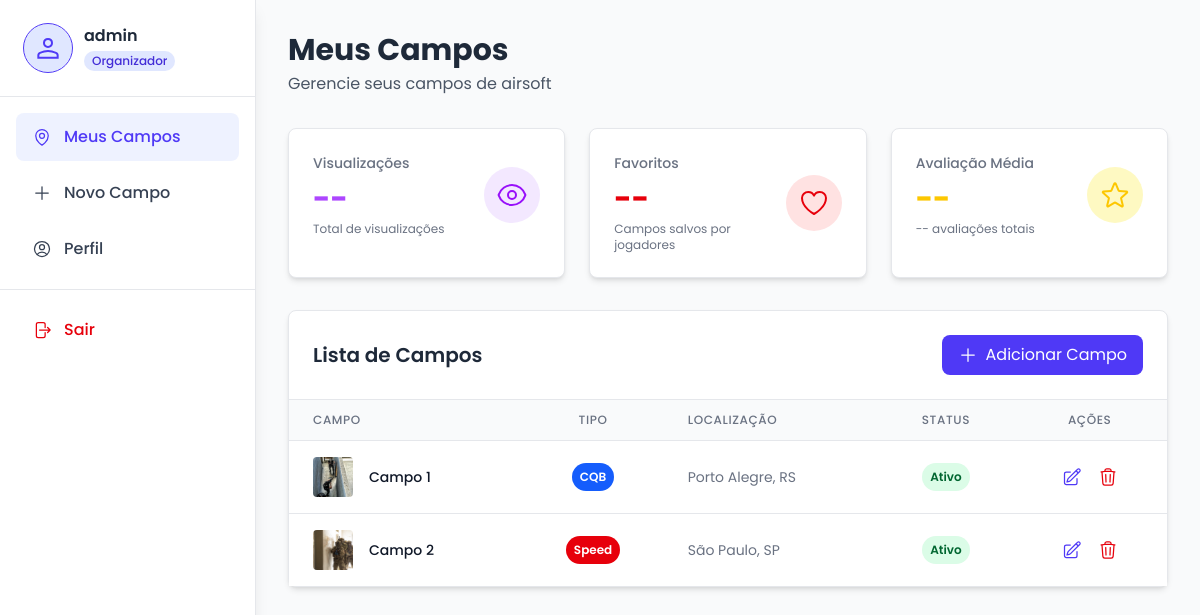
The page /organizador/painel/meus_campos/ (signed in) on the database as committed earlier.
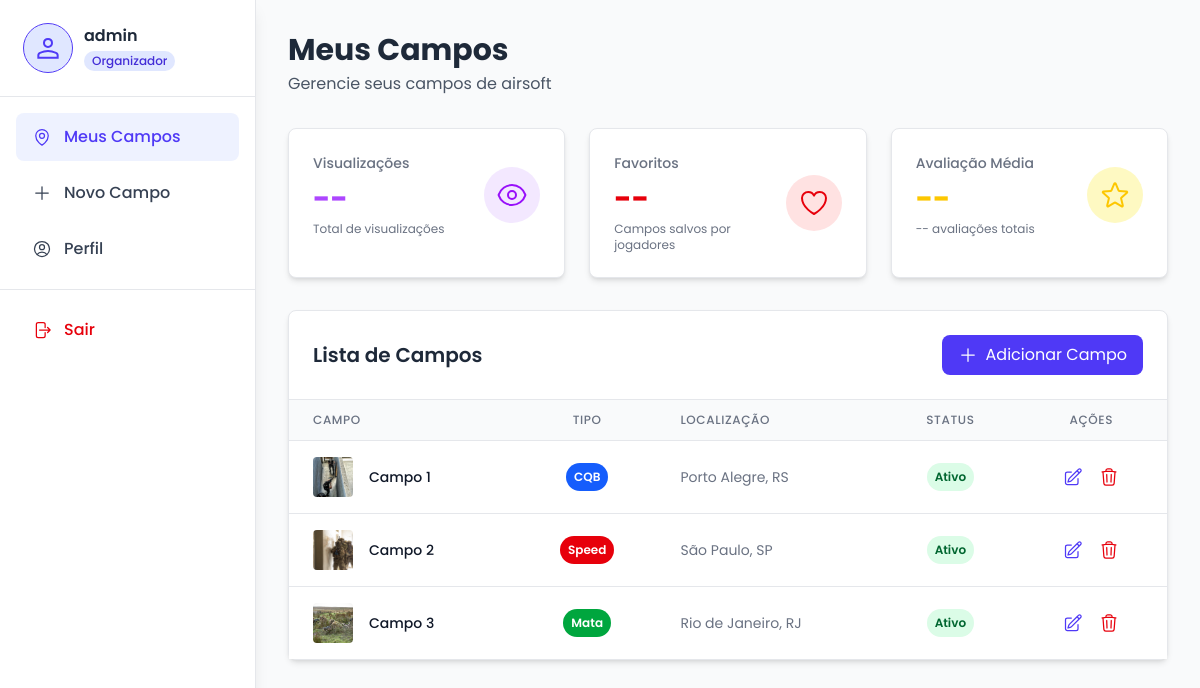
The same page on the database as committed later.
### fields/models.py (models this page shows, shortened)
class Field(models.Model):
    FIELD_TYPE_CHOICES = [
        ('CQB', 'CQB'),
        ('MATA', 'Mata'),
        ('MISTO', 'Misto'),
        ('SPEED', 'Speed'),
    ]
    field_name = models.CharField(max_length=200, verbose_name="Nome do campo", blank=False, null=False)
    field_type = models.CharField(max_length=10, choices=FIELD_TYPE_CHOICES, verbose_name="Tipo de Campo", blank=False, null=False)
    address = models.TextField(verbose_name="Endereço", blank=False, null=False)
    state = models.CharField(max_length=100, verbose_name="Estado", blank=False, null=False)
    state_abbreviation = models.CharField(max_length=2, verbose_name="Abreviação do Estado", blank=False, null=False)
    city = models.CharField(max_length=100, verbose_name="Cidade", blank=False, null=False)
    phone = models.CharField(validators=[
        MinLengthValidator(15),
        MaxLengthValidator(15)],
        verbose_name="Telefone", blank=False, null=False)
    description = models.TextField(validators=[MinLengthValidator(60)], verbose_name="Descrição", blank=False, null=False)
    operating_hours = models.TextField(verbose_name="Horário de funcionamento", blank=False, null=False)
    visible = models.BooleanField(default=True, verbose_name="Visível", blank=False, null=False)
    organizer = models.ForeignKey(settings.AUTH_USER_MODEL, on_delete=models.CASCADE, verbose_name="Organizador", blank=False, null=False)
    class Meta:
        verbose_name = "Campo"
        verbose_name_plural = "Campos"
        constraints = [
            models.CheckConstraint(check=~Q(field_name=''), name='field_field_name_not_empty'),
            models.CheckConstraint(check=~Q(address=''), name='field_address_not_empty'),
            models.CheckConstraint(check=~Q(state=''), name='field_state_not_empty'),
            models.CheckConstraint(check=~Q(state_abbreviation=''), name='field_state_abbrev_not_empty'),
            models.CheckConstraint(check=~Q(city=''), name='field_city_not_empty'),
            models.CheckConstraint(check=~Q(phone=''), name='field_phone_not_empty'),
            models.CheckConstraint(check=~Q(description=''), name='field_description_not_empty'),
            models.CheckConstraint(check=~Q(operating_hours=''), name='field_operating_hours_not_empty'),
        ]

class FieldPhoto(models.Model):
    field = models.ForeignKey(Field, on_delete=models.CASCADE, related_name='photos', verbose_name="Campo", blank=False, null=False)
    photo = models.ImageField(upload_to='field_photos/', verbose_name="Foto", blank=False, null=False)
    class Meta:
        verbose_name = "Foto do campo"
        verbose_name_plural = "Fotos dos campos"

### organizers/views/organizer_area.py (the view)
@login_required()
def my_fields(request):
    user_fields = Field.objects.filter(organizer=request.user)
    return render(request, "organizers/organizer_area/my_fields.html", {'user_fields': user_fields})

### organizers/templates/organizers/organizer_area/my_fields.html (shortened to what the changed rows need)
{% extends "organizers/organizer_area/base.html" %}
{% load static %}
{% block content %}
<main class="lg:ml-64 min-h-screen p-4 md:p-8">
  <header class="mb-8 mt-12 lg:mt-0 flex flex-row justify-between items-center">
    <div>
      <h1 class="text-2xl md:text-3xl font-bold text-gray-800">Meus Campos</h1>
    </div>
  </header>
  <div class="bg-white rounded-lg shadow-md border border-gray-200">
    <div
      class="p-6 border-b border-gray-200 flex flex-col sm:flex-row sm:items-center sm:justify-between gap-4"
    >
      <h2 class="text-xl font-semibold text-gray-800">Lista de Campos</h2>
    </div>
    <div class="overflow-x-auto">
      <table class="w-full">
        <thead class="bg-gray-50 border-b border-gray-200">
          <tr>
            <th
              class="px-6 py-3 text-left text-xs font-medium text-gray-500 uppercase tracking-wider"
            >
              Campo
            </th>
            <th
              class="px-6 py-3 text-center text-xs font-medium text-gray-500 uppercase tracking-wider"
            >
              Tipo
            </th>
            <th
              class="px-6 py-3 text-left text-xs font-medium text-gray-500 uppercase tracking-wider"
            >
              Localização
            </th>
            <th
              class="px-6 py-3 text-center text-xs font-medium text-gray-500 uppercase tracking-wider"
            >
              Status
            </th>
            <th
              class="px-6 py-3 text-center text-xs font-medium text-gray-500 uppercase tracking-wider"
            >
              Ações
            </th>
          </tr>
        </thead>
        <tbody class="bg-white divide-y divide-gray-200">
          {% if user_fields %}
            {% for field in user_fields %}
              <tr class="hover:bg-gray-50 transition-colors">
                <td class="px-6 py-4 whitespace-nowrap">
                  <div class="flex items-center">
                    <img
                      class="h-10 w-10 rounded object-cover"
                      src="{{ field.photos.first.photo.url }}"
                      alt="Campo"
                    />
                    <div class="ml-4">
                      <div class="text-sm font-medium text-gray-900">
                        {{ field.field_name }}
                      </div>
                    </div>
                  </div>
                </td>
                <td class="px-6 py-4 whitespace-nowrap text-center">
                  <span
                    class="px-2 py-1 inline-flex text-xs leading-5 font-semibold rounded-full text-white
                    {% if field.field_type == 'MISTO' %}
                    bg-yellow-500
                    {% elif field.field_type == 'MATA' %}
                    bg-green-600
                    {% elif field.field_type == 'CQB' %}
                    bg-blue-600
                    {% elif field.field_type == 'SPEED' %}
                    bg-red-600
                    {% endif %}"
                  >
                    {{ field.get_field_type_display }}
                  </span>
                </td>
                <td class="px-6 py-4 whitespace-nowrap text-sm text-gray-500">
                  {{  field.city }}, {{ field.state_abbreviation }}
                </td>
                <td class="px-6 py-4 whitespace-nowrap text-center">
                  <span
                    class="px-2 py-1 inline-flex text-xs leading-5 font-semibold rounded-full
                    {% if field.visible == True %}
                     bg-green-100 text-green-800
                    {% else %}
                     bg-red-100 text-red-800
                    {% endif %}
                    "
                  >
                    {% if field.visible == True %}
                      Ativo
                    {% else %}
                      Inativo
                    {% endif %}
                  </span>
                </td>
                <td class="px-6 py-4 whitespace-nowrap text-sm font-medium">
                  <div class="flex items-center justify-center gap-2">
                    <button
                      data-field-id="{{ field.id }}"
                      data-field-status="{{ field.visible }}"
                      data-field-name="{{ field.field_name }}"
                      data-field-type="{{ field.field_type }}"
                      data-field-phone="{{ field.phone }}"
                      data-field-address="{{ field.address }}"
                      data-field-state="{{ field.state }}"
                      data-field-city="{{ field.city }}"
                      data-field-description="{{ field.description }}"
                      data-field-hours="{{ field.operating_hours }}"
                      data-field-photo="{{ field.photos.first.photo.url }}"
                      class="edit-field text-indigo-600 hover:text-indigo-900 p-1 hover:bg-indigo-50 hover:cursor-pointer rounded-full transition-colors"
                    >
                    </button>
                    <button
                    data-field-name="{{ field.field_name }}"
                    data-field-id="{{ field.id }}"
                    class="delete-field text-red-600 hover:text-red-900 p-1 hover:bg-red-50 hover:cursor-pointer rounded-full transition-colors"
                    >
                    </button>
                  </div>
                </td>
              </tr>
            {% endfor %}
          {% else %}
            <tr>
              <td colspan="5" class="px-6 py-4 whitespace-nowrap text-center text-sm text-gray-500">
                Você ainda não adicionou nenhum campo. Clique em "Adicionar Campo" para começar.
              </td>
            </tr>
          {% endif %}
        </tbody>
      </table>
    </div>
  </div>
</main>
{% endblock %}

Rows that differ between the two databases and show on the page:
added Field: photos.first.photo (picture), field_name "Campo 3", field_type "Mata", city "Rio de Janeiro", state_abbreviation "RJ", visible "Ativo"
